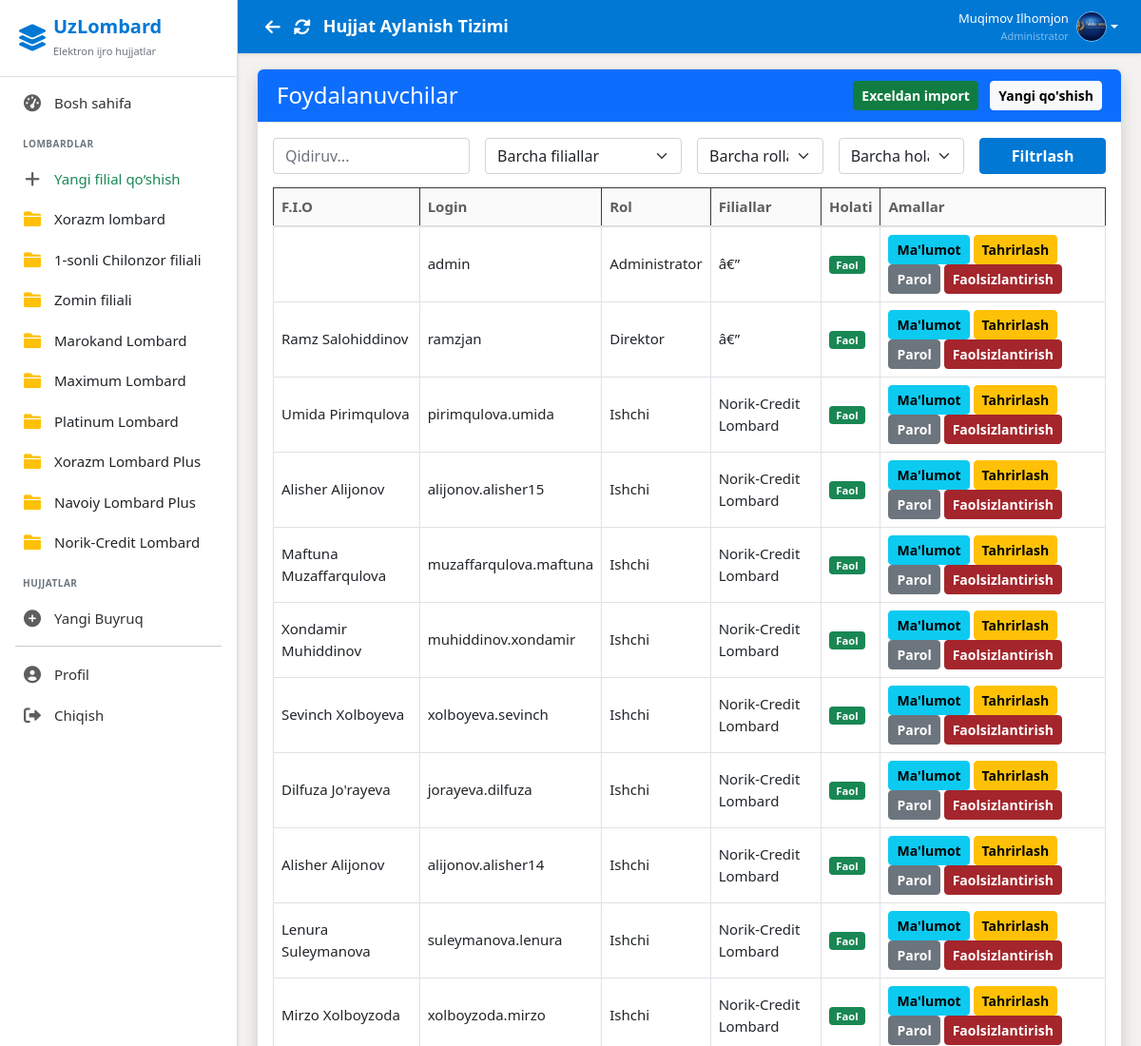
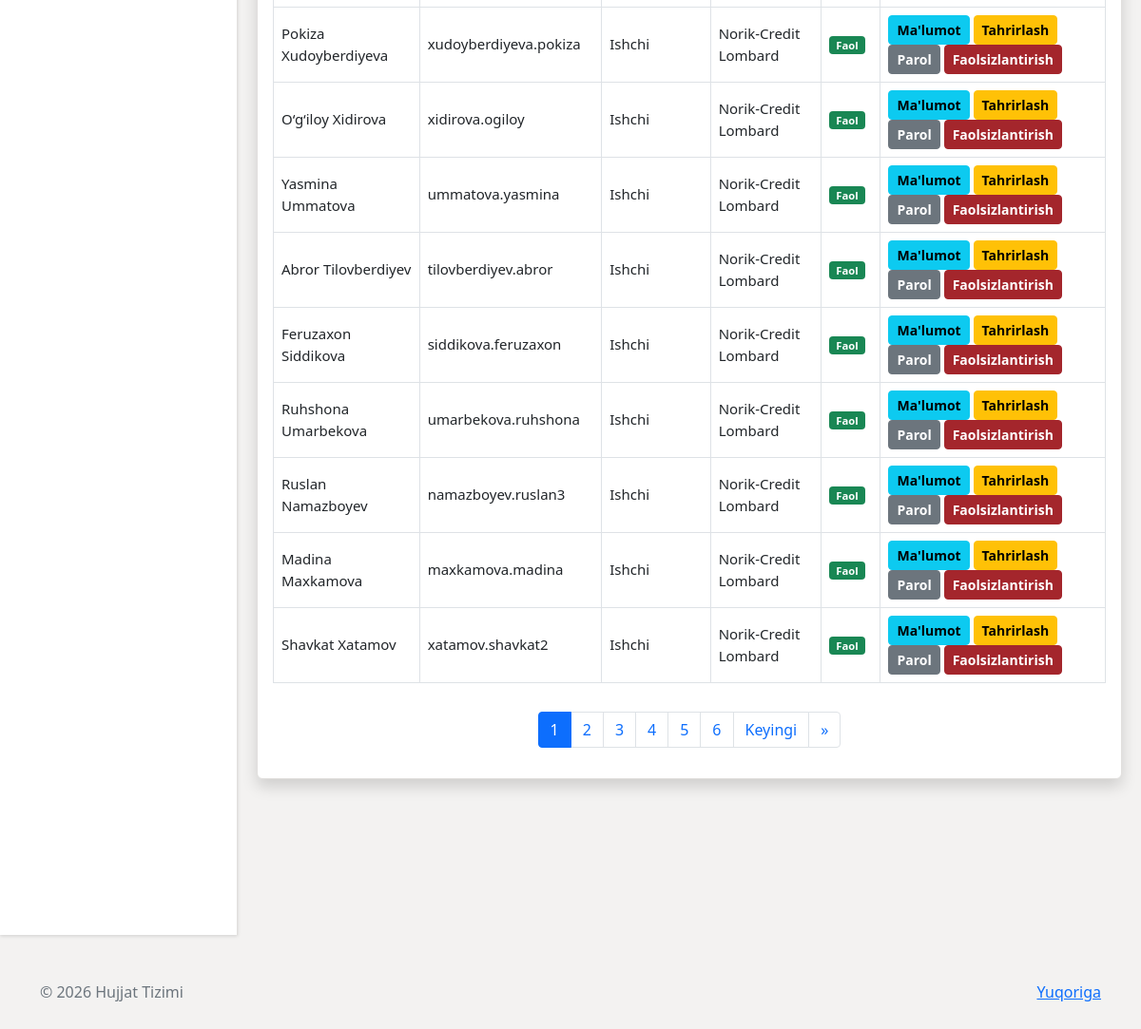
The app's page /manage-users/ (signed in) with its own data (2 pictures, top to bottom).
### users/models.py (models this page shows, shortened)
class Branch(models.Model):
    name = models.CharField(max_length=100, verbose_name='Branch Name')
    address = models.TextField(verbose_name='Address')
    phone = models.CharField(max_length=20, verbose_name='Phone')
    created_at = models.DateTimeField(auto_now_add=True)
    class Meta:
        verbose_name = 'Branch'
        verbose_name_plural = 'Branches'

class CustomUser(AbstractUser):
    ROLE_CHOICES = (
        ('admin', 'Administrator'),
        ('employee', 'Ishchi'),
        ('director', 'Direktor'),
    )
    role = models.CharField(max_length=20, choices=ROLE_CHOICES, default='employee')
    branch = models.ManyToManyField(
        Branch,
        related_name='employees',
        blank=True
    )
    profile_image = models.ImageField(upload_to='profiles/', null=True, blank=True)
    fingerprint_enabled = models.BooleanField(default=False, verbose_name='Fingerprint Authentication Enabled')
    middle_name = models.CharField(max_length=100, blank=True, verbose_name='Otasining ismi')
    position = models.CharField(max_length=200, blank=True, verbose_name='Lavozim')
    class Meta:
        verbose_name = 'User'
        verbose_name_plural = 'Users'

### users/views.py (the view, shortened to what this page needs)
# urls.py: path('manage-users/',   views.manage_users,         name='manage_users'),
@login_required
def manage_users(request):
    if request.user.role != 'admin':
        messages.error(request, "You don't have access to this page")
        return redirect('dashboard')
    search_query = request.GET.get('search', '').strip()
    branch_filter_raw = request.GET.get('branch', '')
    try:
        branch_filter = int(branch_filter_raw) if branch_filter_raw else 0
    except (ValueError, TypeError):
        branch_filter = 0
    role_filter = request.GET.get('role', '')
    status_filter = request.GET.get('status', '')
    users = CustomUser.objects.all()
    if branch_filter:
        users = users.filter(branch__id=branch_filter).distinct()
    if role_filter:
        users = users.filter(role=role_filter)
    if status_filter:
        if status_filter == 'active':
            users = users.filter(is_active=True)
        elif status_filter == 'inactive':
            users = users.filter(is_active=False)
    paginator = Paginator(users.order_by('-date_joined'), 20)
    page_number = request.GET.get('page')
    page_obj = paginator.get_page(page_number)
    branches = Branch.objects.all()
    context = {
        'users': page_obj,
        'branches': branches,
        'search_query': search_query,
        'branch_filter': branch_filter,
        'role_filter': role_filter,
        'status_filter': status_filter,
        'page_obj': page_obj,
    }
    return render(request, 'users/manage_users.html', context)

### users/context_processors.py (called while the page is built)
def sidebar_branches(request):
    branches = Branch.objects.all()
    return {
        'sidebar_branches': branches
    }

### templates/users/manage_users.html (shortened to what this page needs)
{% extends 'base.html' %}
{% block content %}
<div class="card shadow">
    <div class="card-header bg-primary text-white d-flex justify-content-between align-items-center flex-wrap gap-2">
        <h4 class="mb-0">Foydalanuvchilar</h4>
        <div>
            <a href="{% url 'import_employees' %}" class="btn btn-success btn-sm me-2 mb-2 mb-md-0">
                 Exceldan import
            </a>
            <a href="{% url 'create_user' %}" class="btn btn-light btn-sm mb-2 mb-md-0">
                 Yangi qo'shish
            </a>
        </div>
    </div>
    <div class="card-body">
        <form method="get" class="mb-4">
            <div class="row g-3">
                <div class="col-md-3">
                    <input type="text" name="search" class="form-control" placeholder="Qidiruv..."
                        value="{{ search_query }}">
                </div>
                <div class="col-md-3">
                    <select name="branch" class="form-select">
                        <option value="">Barcha filiallar</option>
                    </select>
                </div>
                <div class="col-md-2">
                    <select name="role" class="form-select">
                        <option value="">Barcha rollar</option>
                    </select>
                </div>
                <div class="col-md-2">
                    <select name="status" class="form-select">
                        <option value="">Barcha holatlar</option>
                    </select>
                </div>
                <div class="col-md-2">
                    <button type="submit" class="btn btn-primary w-100">Filtrlash</button>
                </div>
            </div>
        </form>
        <div class="table-responsive">
            <table class="table table-hover table-bordered">
                <thead class="table-dark">
                    <tr>
                        <th>F.I.O</th>
                        <th>Login</th>
                        <th>Rol</th>
                        <th>Filiallar</th>
                        <th>Holati</th>
                        <th>Amallar</th>
                    </tr>
                </thead>
                <tbody>
                    {% for user in page_obj %}
                    <tr>
                        <td>{{ user.get_full_name }}</td>
                        <td>{{ user.username }}</td>
                        <td>{{ user.get_role_display }}</td>
                        <td>
                            {% for b in user.branch.all %}
                            {{ b.name }}{% if not forloop.last %}, {% endif %}
                            {% empty %}
                            â€”
                            {% endfor %}
                        </td>
                        <td>
                            {% if user.is_active %}
                            <span class="badge bg-success">Faol</span>
                            {% else %}
                            <span class="badge bg-danger">Faol emas</span>
                            {% endif %}
                        </td>
                        <td>
                            <a href="{% url 'user_detail' user.id %}" class="btn btn-sm btn-info">Ma'lumot</a>
                            <a href="{% url 'edit_user' user.id %}" class="btn btn-sm btn-warning">Tahrirlash</a>
                            <a href="{% url 'reset_password' user.id %}" class="btn btn-sm btn-secondary">Parol</a>
                            {% if user != request.user %}
                            <a href="{% url 'toggle_status' user.id %}"
                                class="btn btn-sm {% if user.is_active %}btn-danger{% else %}btn-success{% endif %}">
                                {% if user.is_active %}Faolsizlantirish{% else %}Faollashtirish{% endif %}
                            </a>
                            {% endif %}
                        </td>
                    </tr>
                    {% empty %}
                    <tr>
                        <td colspan="6" class="text-center py-4">Foydalanuvchi topilmadi</td>
                    </tr>
                    {% endfor %}
                </tbody>
            </table>
        </div>
        {% if page_obj.has_other_pages %}
        <nav>
            <ul class="pagination justify-content-center mt-4">
                {% for num in page_obj.paginator.page_range %}
                <li class="page-item {% if page_obj.number == num %}active{% endif %}">
                    <a class="page-link" href="?page={{ num }}">{{ num }}</a>
                </li>
                {% endfor %}
                {% if page_obj.has_next %}
                <li class="page-item"><a class="page-link" href="?page={{ page_obj.next_page_number }}">Keyingi</a></li>
                <li class="page-item"><a class="page-link" href="?page={{ page_obj.paginator.num_pages }}">&raquo;</a>
                </li>
                {% endif %}
            </ul>
        </nav>
        {% endif %}
    </div>
</div>
{% endblock %}

### templates/layouts/sidebar.html (shortened to what this page needs)
<div class="sidebar">
    <div class="sidebar-header d-flex align-items-center">
        <i class="fas fa-layer-group fs-3 me-2"></i>
        <div>
            <h5 class="mb-0 fw-bold">UzLombard</h5>
            <small class="text-secondary" style="font-size: 11px;">Elektron ijro hujjatlar</small>
        </div>
    </div>
    <div class="sidebar-menu">
        {% if user.is_authenticated %}
        {% if user.role == 'admin' %}
        <a href="{% url 'dashboard' %}"
            class="{% if request.resolver_match.url_name == 'dashboard' %}active{% endif %}">
            <i class="fas fa-tachometer-alt"></i>
            Bosh sahifa
        </a>
        <div class="mt-4 mb-2 px-4 text-uppercase fw-bold text-secondary"
            style="font-size: 10px; letter-spacing: 0.5px;">
            Lombardlar
        </div>
        <a href="{% url 'create_branch' %}" class="text-success fw-semibold">
            <i class="fas fa-plus"></i> Yangi filial qo‘shish
        </a>
        {% for branch in sidebar_branches %}
        <a href="{% url 'branch_documents' branch.id %}" class="text-dark fw-semibold">
            <i class="fas fa-folder text-warning"></i> {{ branch.name }}
        </a>
        {% endfor %}
        <div class="mt-4 mb-2 px-4 text-uppercase fw-bold text-secondary"
            style="font-size: 10px; letter-spacing: 0.5px;">
            Hujjatlar
        </div>
        <a href="{% url 'create_order' %}">
            <i class="fas fa-plus-circle"></i>
            Yangi Buyruq
        </a>
        {% endif %}
        <hr class="mx-3 my-2" style="border-color: var(--sidebar-border);">
        <a href="{% url 'profile' %}">
            <i class="fas fa-user-circle"></i>
            Profil
        </a>
        <a href="{% url 'logout' %}" onclick="return confirm('Chiqishni istaysizmi?')">
            <i class="fas fa-sign-out-alt"></i>
            Chiqish
        </a>
        {% else %}
        <a href="{% url 'login' %}">
            <i class="fas fa-sign-in-alt"></i>
            Kirish
        </a>
        {% endif %}
    </div>
</div>

### templates/layouts/header.html (shortened to what this page needs)
<div class="header">
  <div class="d-flex align-items-center">
    <button onclick="history.back()" class="btn btn-link text-white p-1 me-1" title="Orqaga" style="font-size:18px; text-decoration:none;">
      <i class="fas fa-arrow-left"></i>
    </button>
    <button onclick="location.reload()" class="btn btn-link text-white p-1 me-2" title="Yangilash" style="font-size:18px; text-decoration:none;">
      <i class="fas fa-sync-alt"></i>
    </button>
    <h4>{% block header_title %}Hujjat Aylanish Tizimi{% endblock %}</h4>
  </div>
  {% if user.is_authenticated %}
  <div class="user-info">
    <div class="dropdown">
      <a href="#" class="d-flex align-items-center text-decoration-none dropdown-toggle text-white"
        data-bs-toggle="dropdown">
        <div class="text-end me-2 d-none d-md-block">
          <div class="fw-semibold" style="font-size: 13px;">{{ user.get_full_name }}</div>
          <div class="text-white-50" style="font-size: 11px;">{{ user.get_role_display }}</div>
        </div>
        {% if user.profile_image %}
        <img src="{{ user.profile_image.url }}" alt="Profile" class="user-avatar">
        {% else %}
        <div class="user-avatar bg-white text-primary d-flex align-items-center justify-content-center fw-bold">
          {{ user.first_name|first }}{{ user.last_name|first }}
        </div>
        {% endif %}
      </a>
    </div>
  </div>
  {% endif %}
</div>

### templates/base.html (style rules this page uses)
:root { --primary-color: #0078D4; --primary-hover: #005A9E; --primary-light: #C7E0F4; --secondary-color: #605E5C; --success-color: #107C41; --warning-color: #D83B01; --danger-color: #A4262C; --bg-body: #F3F2F1; --bg-surface: #FFFFFF; --text-primary: #323130; --text-secondary: #605E5C; --sidebar-bg: #FFFFFF; --sidebar-border: #E1DFDD; --sidebar-width: 250px; --header-height: 56px; --radius-md: 4px; --radius-lg: 6px; --shadow-sm: 0 1.6px 3.6px 0 rgba(0, 0, 0, 0.13), 0 0.3px 0.9px 0 rgba(0, 0, 0, 0.11); --shadow-md: 0 3.2px 7.2px 0 rgba(0, 0, 0, 0.13), 0 0.6px 1.8px 0 rgba(0, 0, 0, 0.11); }
* { margin: 0; padding: 0; box-sizing: border-box; }
body { font-family: 'Segoe UI', -apple-system, BlinkMacSystemFont, Roboto, 'Helvetica Neue', sans-serif; background-color: var(--bg-body); color: var(--text-primary); font-size: 16px; overflow: hidden; height: 100vh; }
.form-control, .btn { border-radius: var(--radius-md); font-family: inherit; }
.btn { font-weight: 600; box-shadow: none; transition: background-color 0.1s ease, color 0.1s ease; }
.btn-primary { background-color: var(--primary-color); border-color: var(--primary-color); }
.btn-success { background-color: var(--success-color); border-color: var(--success-color); }
.btn-danger { background-color: var(--danger-color); border-color: var(--danger-color); }
.sidebar { position: fixed; top: 0; left: 0; height: 100vh; width: var(--sidebar-width); background: var(--sidebar-bg); color: var(--text-primary); transition: all 0.3s cubic-bezier(0.25, 0.8, 0.25, 1); z-index: 1000; box-shadow: var(--shadow-sm); border-right: 1px solid var(--sidebar-border); }
.sidebar-header { padding: 16px 20px; background: transparent; border-bottom: 1px solid var(--sidebar-border); color: var(--primary-color); }
.sidebar-menu { padding: 6px 0; }
.sidebar-menu a { display: flex; align-items: center; padding: 10px 20px; color: var(--text-primary); text-decoration: none; transition: background-color 0.1s; border-left: 3px solid transparent; font-weight: 400; font-size: 15px; }
.sidebar-menu i { margin-right: 12px; width: 22px; text-align: center; font-size: 18px; color: var(--secondary-color); }
.header { background: var(--primary-color); color: white; padding: 0 24px; height: var(--header-height); min-height: var(--header-height); display: flex; justify-content: space-between; align-items: center; box-shadow: var(--shadow-sm); margin-bottom: 0; flex-shrink: 0; }
.header h4 { font-size: 18px; font-weight: 600; margin: 0; }
.user-info { display: flex; align-items: center; gap: 15px; }
.user-avatar { width: 32px; height: 32px; border-radius: 50%; object-fit: cover; border: 1px solid rgba(255, 255, 255, 0.5); }
.card { border: 1px solid var(--sidebar-border); border-radius: var(--radius-lg); box-shadow: var(--shadow-sm); margin-bottom: 12px; background: var(--bg-surface); transition: box-shadow 0.2s; }
.card-header { background: var(--bg-surface); border-bottom: 1px solid var(--sidebar-border); font-weight: 600; padding: 12px 20px; border-radius: var(--radius-lg) var(--radius-lg) 0 0 !important; color: var(--primary-color); font-size: 17px; }
.table { font-size: 15px; vertical-align: middle; }
.table thead th { border-bottom: 2px solid var(--sidebar-border); color: var(--text-secondary); font-weight: 600; background: #FAFAFA; }
.mt-4 { margin-top: 14px !important; }
.mb-4 { margin-bottom: 14px !important; }

### records on screen
Branch: name "Xorazm lombard"
Branch: name "1-sonli Chilonzor filiali"
Branch: name "Zomin filiali"
Branch: name "Marokand Lombard"
Branch: name "Maximum Lombard"
Branch: name "Platinum Lombard"
Branch: name "Xorazm Lombard Plus"
Branch: name "Navoiy Lombard Plus"
Branch: name "Norik-Сredit Lombard"
CustomUser: get_full_name "Muqimov Ilhomjon", role "Administrator", profile_image (picture)
CustomUser: username "admin", role "Administrator", is_active "Faol"
CustomUser: get_full_name "Ramz Salohiddinov", username "ramzjan", role "Direktor", is_active "Faol"
CustomUser: get_full_name "Umida Pirimqulova", username "pirimqulova.umida", role "Ishchi", is_active "Faol"
CustomUser: get_full_name "Alisher Alijonov", username "alijonov.alisher15", role "Ishchi", is_active "Faol"
CustomUser: get_full_name "Maftuna Muzaffarqulova", username "muzaffarqulova.maftuna", role "Ishchi", is_active "Faol"
CustomUser: get_full_name "Xondamir Muhiddinov", username "muhiddinov.xondamir", role "Ishchi", is_active "Faol"
CustomUser: get_full_name "Sevinch Xolboyeva", username "xolboyeva.sevinch", role "Ishchi", is_active "Faol"
CustomUser: get_full_name "Dilfuza Jo'rayeva", username "jorayeva.dilfuza", role "Ishchi", is_active "Faol"
CustomUser: get_full_name "Alisher Alijonov", username "alijonov.alisher14", role "Ishchi", is_active "Faol"
CustomUser: get_full_name "Lenura Suleymanova", username "suleymanova.lenura", role "Ishchi", is_active "Faol"
CustomUser: get_full_name "Mirzo Xolboyzoda", username "xolboyzoda.mirzo", role "Ishchi", is_active "Faol"
CustomUser: get_full_name "Pokiza Xudoyberdiyeva", username "xudoyberdiyeva.pokiza", role "Ishchi", is_active "Faol"
CustomUser: get_full_name "O‘g‘iloy Xidirova", username "xidirova.ogiloy", role "Ishchi", is_active "Faol"
CustomUser: get_full_name "Yasmina Ummatova", username "ummatova.yasmina", role "Ishchi", is_active "Faol"
CustomUser: get_full_name "Abror Tilovberdiyev", username "tilovberdiyev.abror", role "Ishchi", is_active "Faol"
CustomUser: get_full_name "Feruzaxon Siddikova", username "siddikova.feruzaxon", role "Ishchi", is_active "Faol"
CustomUser: get_full_name "Ruhshona Umarbekova", username "umarbekova.ruhshona", role "Ishchi", is_active "Faol"
CustomUser: get_full_name "Ruslan Namazboyev", username "namazboyev.ruslan3", role "Ishchi", is_active "Faol"
CustomUser: get_full_name "Madina Maxkamova", username "maxkamova.madina", role "Ishchi", is_active "Faol"
CustomUser: get_full_name "Shavkat Xatamov", username "xatamov.shavkat2", role "Ishchi", is_active "Faol"

### other values on screen
{{ num }} "1" "2" "3" "4" "5" "6"
